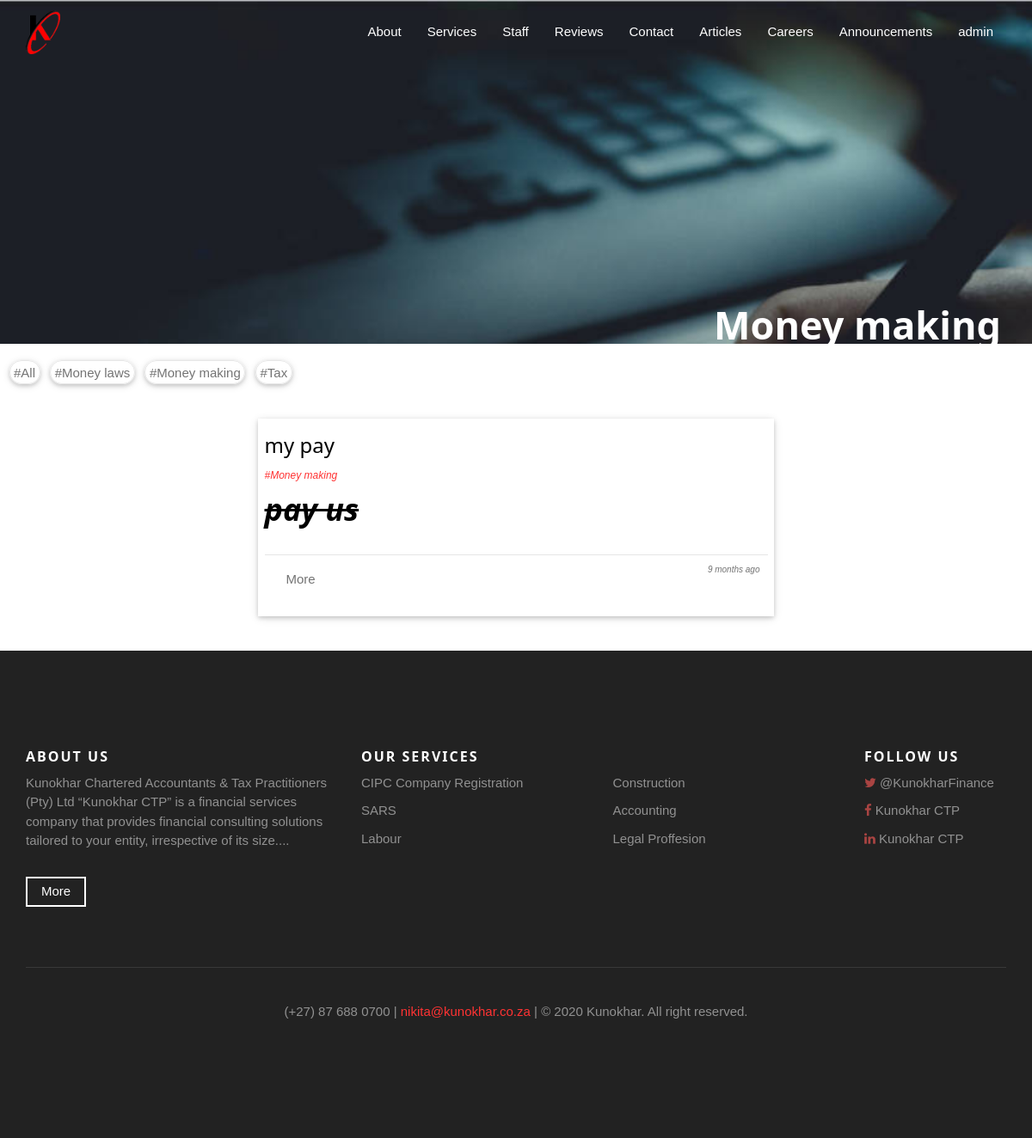
The page /pages/user_articles_bycategory.php?id=15 on the database its author committed.
### tables this page shows
CREATE TABLE `category` (
  `CAT_ID` int(11) NOT NULL,
  `CAT_NAME` varchar(100) NOT NULL
);

CREATE TABLE `article` (
  `A_ID` int(11) NOT NULL,
  `CAT_ID` int(100) NOT NULL,
  `HEADING` varchar(200) NOT NULL,
  `CONTENT` text NOT NULL,
  `DATE` datetime NOT NULL
);

### models/class/user.php (called while the page is built, shortened)
<?php
class User{
    private $con;
    public function __construct(){
        $conn = new Connect();
        $sql = $conn->connect();
        $this->con = $sql;
    }
    public function time_elapsed_string($datetime, $full = false) {
        $now = new DateTime;
        $ago = new DateTime($datetime);
        $diff = $now->diff($ago);
        $diff->w = floor($diff->d / 7);
        $diff->d -= $diff->w * 7;
        $string = array(
            'y' => 'year',
            'm' => 'month',
            'w' => 'week',
            'd' => 'day',
            'h' => 'hour',
            'i' => 'minute',
            's' => 'second',
        );
        foreach ($string as $k => &$v) {
            if ($diff->$k) {
                $v = $diff->$k . ' ' . $v . ($diff->$k > 1 ? 's' : '');
            } else {
                unset($string[$k]);
            }
        }
        if (!$full) $string = array_slice($string, 0, 1);
        return $string ? implode(', ', $string) . ' ago' : 'just now';
    }
    public function getArticle_cat($id)
    {
        $result = $this->con->query('SELECT * FROM article WHERE CAT_ID ='.$id.' ORDER BY DATE DESC');
        $articles = array();
        while ($row = $result->fetch(PDO::FETCH_ASSOC)) {
            $articles[] = $row;
        }
        return $articles;
         $this->con = null;
    }
    public function getCategory($id)
    {
        $result = $this->con->query('SELECT * FROM category WHERE CAT_ID="'.$id.'"');
        return $result->fetch(PDO::FETCH_ASSOC);
         $this->con = null;
    }
    public function getCategories()
    {
        $result = $this->con->query('SELECT * FROM category');
        $categories = array();
        while ($row = $result->fetch(PDO::FETCH_ASSOC)) {
            $categories[] = $row;
        }
        return $categories;
        $this->con = null;
    }
}

### pages/user_articles_bycategory.php (the view, shortened to what this page needs)
<?php include '../addons/header.php';
 require '../models/class/user.php';
 $category = new User();
$cat_name = $category->getCategory($_GET['id'])['CAT_NAME'];
?>
   <div class="article-bg">
      <h1 class="w3-right"><?php print($cat_name)?></h1>
   </div>
   <div class="W3-row">
      <div class="w3-col" style="width: 100%; padding: .7em;">
         <?php
            if (sizeof($category->getCategories()) > 0)
            {
               $cat = $category->getCategories();
         ?>
         <form action="./user_articles_bycategory.php?id=<?php $cat['CAT_ID'] ?>" method="POST">
            <a class="categos w3-card" style="margin-right: .5em;" href="./user_articles.php">#All</a>
            <?php
               foreach($category->getCategories() as $categ)
               {
            ?>
               <a class="categos w3-card" style="margin-right: .5em;" href="./user_articles_bycategory.php?id=<?php echo $categ['CAT_ID'] ?>">#<?php echo $categ['CAT_NAME'] ?></a>
            <?php
               }
            ?>
         </form>
         <?php
            }
         ?>
      </div>
   </div>
   <br>
   <br>
   <div id="article-section">
      <div class="limiter">
         <?php
         if(isset($_GET['id']))
         {
         $articles = new User();
         $array = $articles->getArticle_cat($_GET['id']);
            if (sizeof($array) > 0)
            {
               foreach($array as $article)
               {
         ?>
         <div class="article-container">
            <div class="wrap w3-card">
               <h3 class="W3-row"><?php echo $article['HEADING'] ?></h3>
               <div class="w3-row">
                 <div class="mb-2">
                     <small style="color: #ff3333; font-style: italic;" class="p-1">#<?php echo $articles->getCategory($article['CAT_ID'])['CAT_NAME']; ?></small>
                 </div>
                  <div class="minimize"><?php echo $article['CONTENT'] ?></div><br>
                  <div class="w3-row" style="padding: .6em; border-top: 1px solid #e6e6e6;">
                     <div class="w3-left">
                        <button onclick="document.getElementById('id<?php echo $article['A_ID'] ?>').style.display='block'" class="w3-button">More</button>
                     </div>
                     <div style="text-align: right !important; position: relative; margin-top: 0px;">
                        <p style="font-size: 10px; font-style: italic;">
                           <?php echo $articles->time_elapsed_string($article['DATE'])?>
                         </p>
                     </div>
                  </div>
               </div>
            </div>
            <br>
         </div>
         <?php
         }
          }else{?>
                  <p class="w3-center"><strong>There are no articles</strong></p>
               <?php
               }
      }?>
      </div>
   </div>
<?php include '../addons/footer.php' ?>

### public/css/style.css (style rules this page uses)
body { background: #111; font-family: "Raleway", Arial, sans-serif; font-weight: 400; font-size: 16px; line-height: 1.7; color: #b3b3b3; height: 100%; position: relative; }
h1, h2, h3, h4, h5, h6, figure { color: #ff9900; font-family: "Raleway", Arial, sans-serif ; font-weight: 400; margin: 0 0 30px 0; }
p { margin-bottom: 30px; }

### public/css/mystyle.css (style rules this page uses)
body { padding-top:0px; padding-bottom: 0px; font-family:'Raleway'; color:#737373; background-color: #fff; font-size:12px; line-height:25px; font-weight:500; }
h1, h2, h3, h4, h5, h6, figure { color: #000; font-family: "Raleway", Arial, sans-serif ; font-weight: 500; margin: 0 0 40px 0; }
a,a:hover { -webkit-transition:color .25s linear,background-color .15s linear .1s; transition:color .25s linear,background-color .15s linear .1s; }
.article-bg { background-image: url(../img/glenn-carstens-peters-P1qyEf1g0HU-unsplash.jpg); width: 100%; padding-top: 60px; background-attachment: fixed; background-repeat: no-repeat; background-size: cover; background-position: center center; min-height: 400px; color: #fff; }
.article-bg h1 { padding-right: 0.8em; margin-top: 6.5em; font-weight: 600; font-size: 300%; color: #ffff; }
.categos { border: 1px solid #e6e6e6; padding: .3em; border-radius: 5em; }
.limiter { width: 100%; margin: 0 auto; }
.article-container, .job-container { width: 100%; display: -webkit-box; display: -webkit-flex; display: -moz-box; display: -ms-flexbox; display: flex; flex-wrap: wrap; justify-content: center; align-items: center; padding: 0 15px 0 15px; margin-top: 2em; }
.wrap { width: 600px; padding: .5em; margin-bottom: 40px; }

### public/css/w3.css (style rules this page uses)
*,*:before,*:after { box-sizing:inherit }
html { -ms-text-size-adjust:100%;-webkit-text-size-adjust:100% }
body { margin:0 }
a { background-color:transparent;-webkit-text-decoration-skip:objects }
small { font-size:80% }
button,input,select,textarea { font:inherit;margin:0 }
button,input { overflow:visible }
button,select { text-transform:none }
button,html [type=button],[type=reset],[type=submit] { -webkit-appearance:button }
html,body { font-family:Verdana,sans-serif;font-size:15px;line-height:1.5 }
html { overflow-x:hidden }
h1 { font-size:36px }
h3 { font-size:24px }
h1,h2,h3,h4,h5,h6 { font-family:"Segoe UI",Arial,sans-serif;font-weight:400;margin:10px 0 }
a { color:inherit }
.w3-btn,.w3-button { border:none;display:inline-block;padding:8px 16px;vertical-align:middle;overflow:hidden;text-decoration:none;color:inherit;background-color:inherit;text-align:center;cursor:pointer;white-space:nowrap }
.w3-btn,.w3-button { -webkit-touch-callout:none;-webkit-user-select:none;-khtml-user-select:none;-moz-user-select:none;-ms-user-select:none;user-select:none }
.w3-container:after,.w3-container:before,.w3-panel:after,.w3-panel:before,.w3-row:after,.w3-row:before,.w3-row-padding:after,.w3-row-padding:before, .w3-cell-row:before,.w3-cell-row:after,.w3-clear:after,.w3-clear:before,.w3-bar:before,.w3-bar:after { content:"";display:table;clear:both }
.w3-col,.w3-half,.w3-third,.w3-twothird,.w3-threequarter,.w3-quarter { float:left;width:100% }
.w3-card,.w3-card-2 { box-shadow:0 2px 5px 0 rgba(0,0,0,0.16),0 2px 10px 0 rgba(0,0,0,0.12) }
.w3-left { float:left!important }
.w3-right { float:right!important }

### rows shown on the page
category: CAT_NAME "Money making"
category: CAT_NAME "Money laws"
category: CAT_NAME "Tax"
article: HEADING "my pay", CAT_ID.CAT_NAME "Money making", CONTENT "pay us", DATE "9 months ago"
